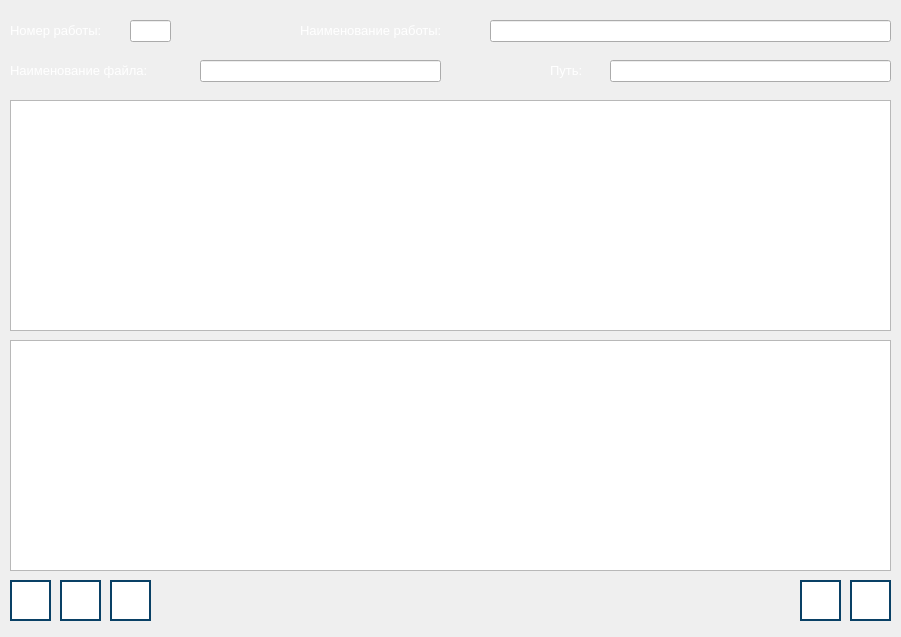
<?xml version="1.0" encoding="UTF-8"?>
<ui version="4.0">
 <class>ChangePracticWindow</class>
 <widget class="QDialog" name="ChangePracticWindow">
  <property name="geometry">
   <rect>
    <x>0</x>
    <y>0</y>
    <width>901</width>
    <height>637</height>
   </rect>
  </property>
  <property name="windowTitle">
   <string>Изменение выбранной лабораторной работы - RayTracing</string>
  </property>
  <widget class="QLabel" name="label_name_file">
   <property name="geometry">
    <rect>
     <x>10</x>
     <y>60</y>
     <width>191</width>
     <height>21</height>
    </rect>
   </property>
   <property name="text">
    <string>&lt;html&gt;&lt;head/&gt;&lt;body&gt;&lt;p&gt;&lt;span style=&quot; font-size:10pt; color:#ffffff;&quot;&gt;Наименование файла:&lt;/span&gt;&lt;/p&gt;&lt;/body&gt;&lt;/html&gt;</string>
   </property>
  </widget>
  <widget class="QLineEdit" name="text_path">
   <property name="geometry">
    <rect>
     <x>610</x>
     <y>60</y>
     <width>281</width>
     <height>22</height>
    </rect>
   </property>
  </widget>
  <widget class="QTextBrowser" name="html_work">
   <property name="geometry">
    <rect>
     <x>10</x>
     <y>340</y>
     <width>881</width>
     <height>231</height>
    </rect>
   </property>
  </widget>
  <widget class="QLineEdit" name="text_number">
   <property name="geometry">
    <rect>
     <x>130</x>
     <y>20</y>
     <width>41</width>
     <height>22</height>
    </rect>
   </property>
  </widget>
  <widget class="QLabel" name="label_name_work">
   <property name="geometry">
    <rect>
     <x>300</x>
     <y>20</y>
     <width>191</width>
     <height>21</height>
    </rect>
   </property>
   <property name="text">
    <string>&lt;html&gt;&lt;head/&gt;&lt;body&gt;&lt;p&gt;&lt;span style=&quot; font-size:10pt; color:#ffffff;&quot;&gt;Наименование работы:&lt;/span&gt;&lt;/p&gt;&lt;/body&gt;&lt;/html&gt;</string>
   </property>
  </widget>
  <widget class="QLabel" name="label_path">
   <property name="geometry">
    <rect>
     <x>550</x>
     <y>60</y>
     <width>61</width>
     <height>21</height>
    </rect>
   </property>
   <property name="text">
    <string>&lt;html&gt;&lt;head/&gt;&lt;body&gt;&lt;p&gt;&lt;span style=&quot; font-size:10pt; color:#ffffff;&quot;&gt;Путь:&lt;/span&gt;&lt;/p&gt;&lt;/body&gt;&lt;/html&gt;</string>
   </property>
  </widget>
  <widget class="QPushButton" name="button_help">
   <property name="geometry">
    <rect>
     <x>850</x>
     <y>580</y>
     <width>41</width>
     <height>41</height>
    </rect>
   </property>
   <property name="toolTip">
    <string>Получить справку</string>
   </property>
   <property name="styleSheet">
    <string notr="true">QPushButton {
    background-color: rgb(255, 255, 255);
    border: 2px solid #094065;
}

QPushButton:pressed {
    background-color:  rgb(118, 118, 118);
}
</string>
   </property>
   <property name="text">
    <string/>
   </property>
   <property name="icon">
    <iconset>
     <normaloff>images/help-button.png</normaloff>images/help-button.png</iconset>
   </property>
   <property name="iconSize">
    <size>
     <width>32</width>
     <height>32</height>
    </size>
   </property>
  </widget>
  <widget class="QPushButton" name="button_edit">
   <property name="geometry">
    <rect>
     <x>60</x>
     <y>580</y>
     <width>41</width>
     <height>41</height>
    </rect>
   </property>
   <property name="toolTip">
    <string>Сохранить изменения в лабораторной работе</string>
   </property>
   <property name="styleSheet">
    <string notr="true">QPushButton {
    background-color: rgb(255, 255, 255);
    border: 2px solid #094065;
}

QPushButton:pressed {
    background-color:  rgb(118, 118, 118);
}
</string>
   </property>
   <property name="text">
    <string/>
   </property>
   <property name="icon">
    <iconset>
     <normaloff>images/edit-work-button.png</normaloff>images/edit-work-button.png</iconset>
   </property>
   <property name="iconSize">
    <size>
     <width>30</width>
     <height>30</height>
    </size>
   </property>
  </widget>
  <widget class="QLineEdit" name="text_name_work">
   <property name="geometry">
    <rect>
     <x>490</x>
     <y>20</y>
     <width>401</width>
     <height>22</height>
    </rect>
   </property>
  </widget>
  <widget class="QLineEdit" name="text_name_file">
   <property name="geometry">
    <rect>
     <x>200</x>
     <y>60</y>
     <width>241</width>
     <height>22</height>
    </rect>
   </property>
  </widget>
  <widget class="QTextEdit" name="text_work">
   <property name="geometry">
    <rect>
     <x>10</x>
     <y>100</y>
     <width>881</width>
     <height>231</height>
    </rect>
   </property>
  </widget>
  <widget class="QPushButton" name="button_exit">
   <property name="geometry">
    <rect>
     <x>800</x>
     <y>580</y>
     <width>41</width>
     <height>41</height>
    </rect>
   </property>
   <property name="toolTip">
    <string>Закрыть форму создания лабораторной работы</string>
   </property>
   <property name="styleSheet">
    <string notr="true">QPushButton {
    background-color: rgb(255, 255, 255);
    border: 2px solid #094065;
}

QPushButton:pressed {
    background-color:  rgb(118, 118, 118);
}
</string>
   </property>
   <property name="text">
    <string/>
   </property>
   <property name="icon">
    <iconset>
     <normaloff>images/exit-button.png</normaloff>images/exit-button.png</iconset>
   </property>
   <property name="iconSize">
    <size>
     <width>30</width>
     <height>30</height>
    </size>
   </property>
  </widget>
  <widget class="QLabel" name="label_number">
   <property name="geometry">
    <rect>
     <x>10</x>
     <y>20</y>
     <width>121</width>
     <height>21</height>
    </rect>
   </property>
   <property name="text">
    <string>&lt;html&gt;&lt;head/&gt;&lt;body&gt;&lt;p&gt;&lt;span style=&quot; font-size:10pt; color:#ffffff;&quot;&gt;Номер работы:&lt;/span&gt;&lt;/p&gt;&lt;/body&gt;&lt;/html&gt;</string>
   </property>
  </widget>
  <widget class="QPushButton" name="button_options">
   <property name="geometry">
    <rect>
     <x>110</x>
     <y>580</y>
     <width>41</width>
     <height>41</height>
    </rect>
   </property>
   <property name="toolTip">
    <string>Изменить настройки ввода</string>
   </property>
   <property name="styleSheet">
    <string notr="true">QPushButton {
    background-color: rgb(255, 255, 255);
    border: 2px solid #094065;
}

QPushButton:pressed {
    background-color:  rgb(118, 118, 118);
}
</string>
   </property>
   <property name="text">
    <string/>
   </property>
   <property name="icon">
    <iconset>
     <normaloff>images/edit-lab-button.png</normaloff>images/edit-lab-button.png</iconset>
   </property>
   <property name="iconSize">
    <size>
     <width>30</width>
     <height>30</height>
    </size>
   </property>
  </widget>
  <widget class="QPushButton" name="button_generation">
   <property name="geometry">
    <rect>
     <x>10</x>
     <y>580</y>
     <width>41</width>
     <height>41</height>
    </rect>
   </property>
   <property name="toolTip">
    <string>Сгенерировать атрибуты файла</string>
   </property>
   <property name="styleSheet">
    <string notr="true">QPushButton {
    background-color: rgb(255, 255, 255);
    border: 2px solid #094065;
}

QPushButton:pressed {
    background-color:  rgb(118, 118, 118);
}
</string>
   </property>
   <property name="text">
    <string/>
   </property>
   <property name="icon">
    <iconset>
     <normaloff>images/generation-attributes-button.png</normaloff>images/generation-attributes-button.png</iconset>
   </property>
   <property name="iconSize">
    <size>
     <width>30</width>
     <height>30</height>
    </size>
   </property>
  </widget>
 </widget>
 <resources/>
 <connections/>
</ui>
